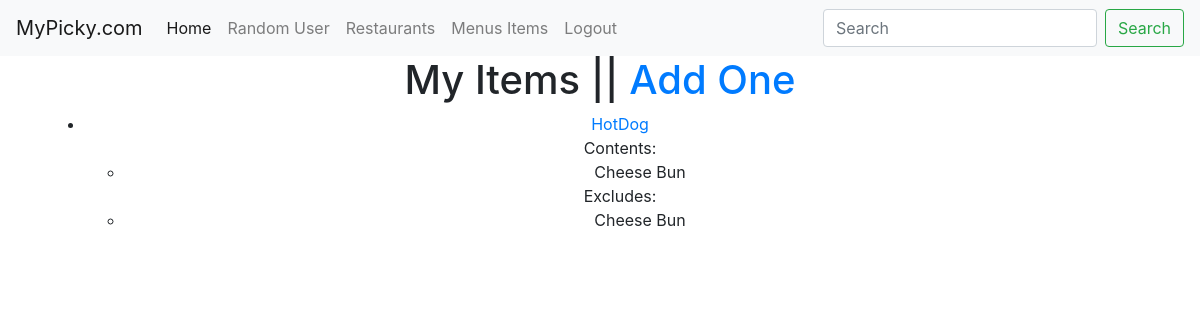
Before: /items/ (signed in) with the older database file.
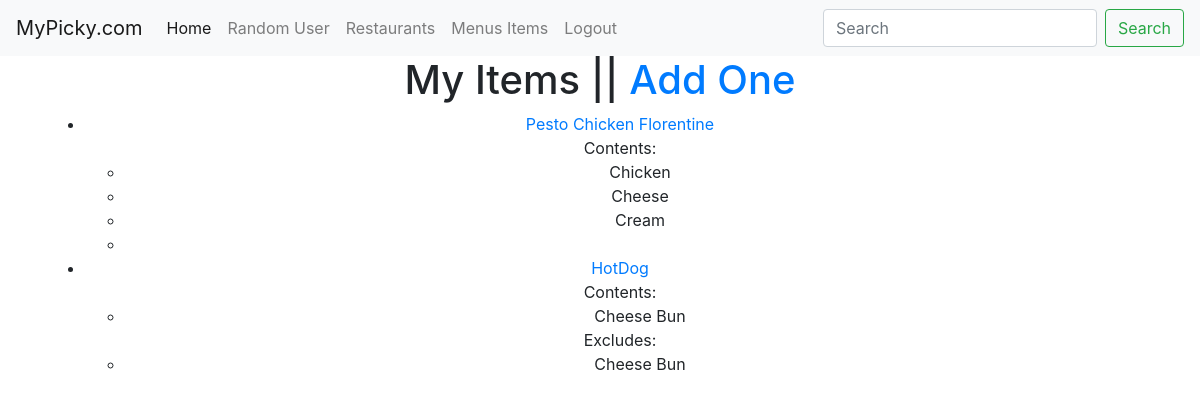
After: the same page with the newer database file.
### menus/models.py (models this page shows, shortened)
class Item(models.Model):
	user = models.ForeignKey(settings.AUTH_USER_MODEL)
	restaurant = models.ForeignKey(RestaurantLocation)
	name = models.CharField(max_length=120)
	contents = models.TextField(help_text="Seperate each item by comma.")
	excludes = models.TextField(blank=True,null=True,help_text="Seperate each item by comma.")
	public = models.BooleanField(default=True)
	timestamp =models.DateTimeField(auto_now_add=True)
	updated = models.DateTimeField(auto_now=True)
	def get_absolute_url(self):
		return reverse('menus:update',kwargs={'pk':self.pk})
	class Meta:
		ordering = ['-updated','-timestamp']
	def get_contents(self):
		return self.contents.split(",")
	def get_excludes(self):
		return self.excludes.split(",")

### menus/views.py (the view)
class ItemListView(LoginRequiredMixin,ListView):
	def get_queryset(self):
		return Item.objects.filter(user=self.request.user)

### menus/templates/menus/item_list.html (shortened to what this page needs)
{% extends "base.html" %}
{% block content %}
<div class='container'>
<h1>My Items || <a href='{% url "menus:create" %}'>Add One</a></h1>
<ul>
{% for obj in object_list %}
	<li><a href="{{ obj.get_absolute_url }}">{{ obj.name }}</a><br>
		{% if obj.contents %}
			Contents:
			<ul>
				{% for item in obj.get_contents %}
					<li>{{ item }}</li>
				{% endfor %}
			</ul>
		{% endif %}
		{% if obj.excludes %}
			Excludes:
			<ul>
				{% for item in obj.get_excludes %}
					<li>{{ item }}</li>
				{% endfor %}
			</ul>
		{% endif %}
	</li>
	{% empty %}
	<li><a href='{% url "menus:create" %}'>Add One</a></li>
{% endfor %}
</ul>
</div>
{% endblock content %}

Changed rows visible on the page:
added Item: name "Pesto Chicken Florentine", get_contents "Chicken" "Cheese" "Cream"
